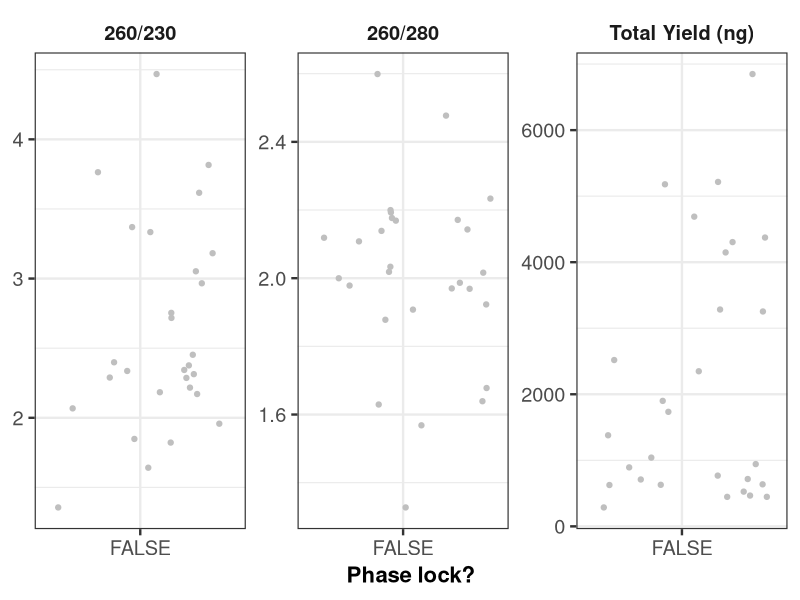
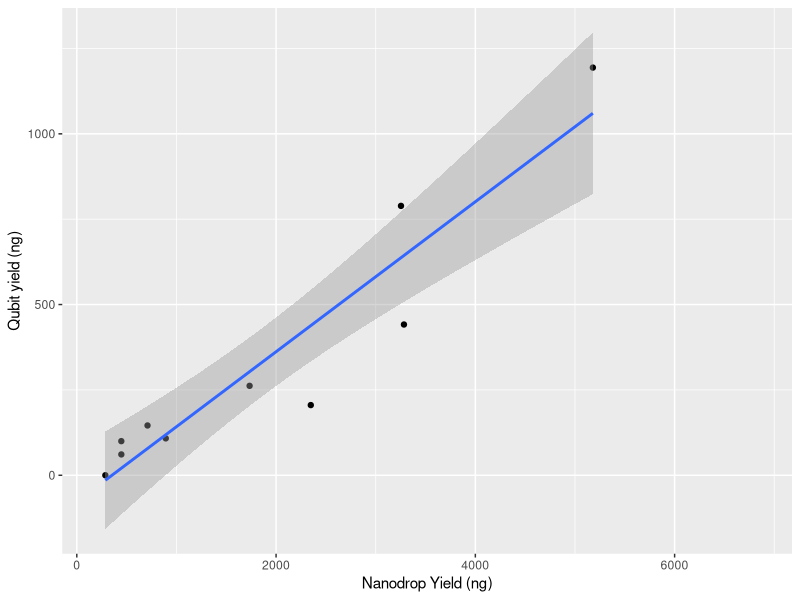

Generate these figures, in order, with R: (Note: this script raises an error after producing the figures.)
# analyze nanodrop data from pilot dna extractions
# kms sept 2016

############################################################
# libraries
############################################################

# install/load packages

library("tidyverse")
library("cowplot")
library("ggthemes")

############################################################
# load data
############################################################

# load data
nd_dat <- read.table("data/nanodrop/pilot_nanodrop_master.txt", h = T, row.names = NULL)

# remove repeated measurements
nd_dat <- nd_dat %>%
  filter(measurement == 1)

# labels for facets
stat_names <- c(
  `r_260.280` = "260/280",
  `r_260.230` = "260/230",
  `yield` = "Total Yield (ng)",
  `1` = "Base PCL #1",
  `2` = "Base PCL #2",
  `3` = "Base PCL #3",
  `4` = "Phase Lock #3"
)

# plot results of DNA extractions
nd_dat %>%
  filter(r_260.230 > 0, r_260.230 < 5) %>%
  gather(key = stat, value = value, -sex, -id, -protocol) %>% 
  mutate(sex = toupper(sex)) %>%
  filter(stat %in% c("yield", "r_260.280","r_260.230")) %>%
  mutate(phase_lock = protocol == 4) %>%
  ggplot(aes(y = value, x = phase_lock))+
  geom_jitter(color = "grey75", width = 0.5)+
  stat_summary(fun.data = "mean_cl_boot", size = 1, aes(color = as.factor(phase_lock)))+
  facet_wrap(~stat, scales = "free_y", labeller = as_labeller(stat_names)) + 
  ylab(NULL)+
  theme_bw(base_size = 18)+
  theme(strip.background = element_blank(),
        axis.title.x = element_text(size = 16, face = "bold"),
        strip.text = element_text(face = "bold"))+
  scale_color_fivethirtyeight(guide = guide_legend(title = "Phase lock?"))+
  xlab("Phase lock?")

# qubit results

nd_dat %>%
  ggplot(aes(x = yield, y = qubit_yield)) +
  geom_point()+
  geom_smooth(method = "lm")+
  xlab("Nanodrop Yield (ng)")+
  ylab("Qubit yield (ng)")

with(nd_dat, lm(qubit_yield ~ yield))

# ~ a factor of 5 difference
# qubit = (nanodrop yield / 4.55) - 77.52 

# repeatability of the nano-drop

tmp <- nd_dat %>%
  .[-29,] %>%
  select(id, protocol, sex, measurement, yield) %>%
  mutate(id = paste0(id, "_", protocol)) %>%
  spread(measurement, yield)

names(tmp)[4:5] <- c("measure1", "measure2")

tmp %>%
  ggplot(aes(x = measure1, y = measure2)) +
  geom_point()+
  geom_smooth(method = "lm")

with(tmp, lm(measure1 ~ measure2)) %>% 
  summary




